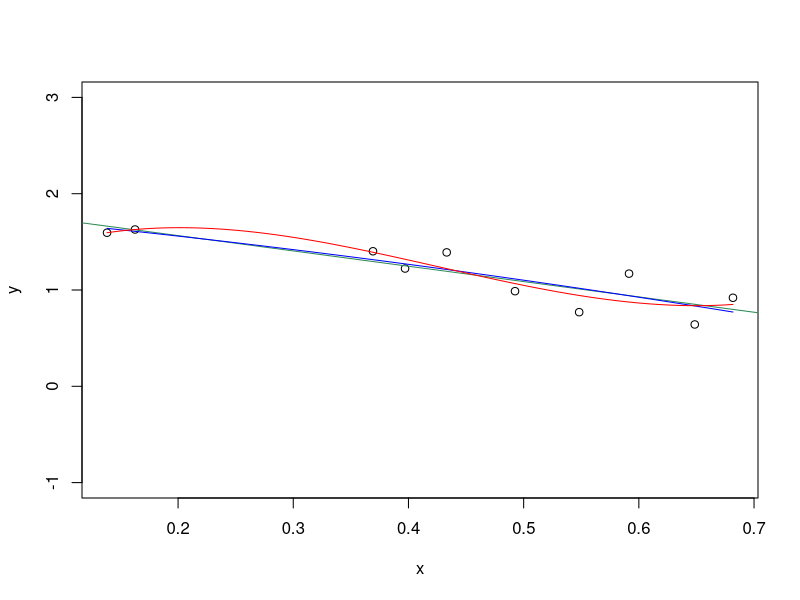

The R source for this figure:
## Ex 4/2
#################################################################
## R code contributed by 	Christian Tesch + curves corrected (MM)

# Generate data
x <- runif(10)
y <- 2 - 2*x + 0.5*x^2 + rnorm(length(x), sd=0.2)

# Fit regression models
lm1 <- lm( y ~ x)
lm2 <- lm( y ~ x + I(x^2))
lm3 <- lm( y ~ x + I(x^2) + I(x^3) )

# Scatterplot of data
plot(x, y, ylim=c(-1,3))

# a) Plot fitted curves / curves corrected (MM)
abline(lm1, col="seagreen")
curve(lm2$coefficients[1] + lm2$coefficients[2]*x + lm2$coefficients[3]*x^2, add=TRUE, col="blue")
curve(lm3$coefficients[1] + lm3$coefficients[2]*x + lm3$coefficients[3]*x^2 + lm3$coefficients[4]*x^3,
      add=TRUE, col="red")  

anova(lm1, lm2)
anova(lm2, lm3)
anova(lm1, lm3)

# b) 
m1 <- model.matrix(lm1); m1
m2 <- model.matrix(lm2); m2
m3 <- model.matrix(lm3); m3


# function for calculating the hat matrix
# %*% matrix multiplication
hat_matrix <- function(X) X %*% solve(t(X) %*% X) %*% t(X)

# function to check symmetry
is_symmetric <- function(X) all.equal(X, t(X))

# simple model
lm1.P <- hat_matrix(m1)
sum(diag(lm1.P)) # trace = 2 (p+1)
eigen(lm1.P)$values # eigenvalues = [1, 1]
is_symmetric(lm1.P) # TRUE

# square
lm2.P <- hat_matrix(m2)
sum(diag(lm2.P)) # trace = 3
eigen(lm2.P)$values # eigenvalues = [1, 1, 1]
is_symmetric(lm2.P) # TRUE

# cube
lm3.P <- hat_matrix(m3)
sum(diag(lm3.P)) # trace = 4
eigen(lm3.P)$values # eigenvalues = [1, 1, 1, 1]
is_symmetric(lm3.P) # TRUE

# c)
all.equal(lm2.P %*% lm1.P, lm1.P) # P2*P1 ?= P1: TRUE
all.equal(lm3.P %*% lm1.P, lm1.P) # P3*P1 ?= P1: TRUE
all.equal(lm3.P %*% lm2.P, lm2.P) # P3*P2 ?= P2: TRUE

lm1$df.residual #here: 8 = n-p-1
summary(lm1)$sigma #sigma.hat

lm2.P  ## nxn matrix! (MM)

# Corollary of two nested models models (page 47 in lecture script)
# -> only valid when nested model is obtained by excluding predictors without
# introducing new ones!

